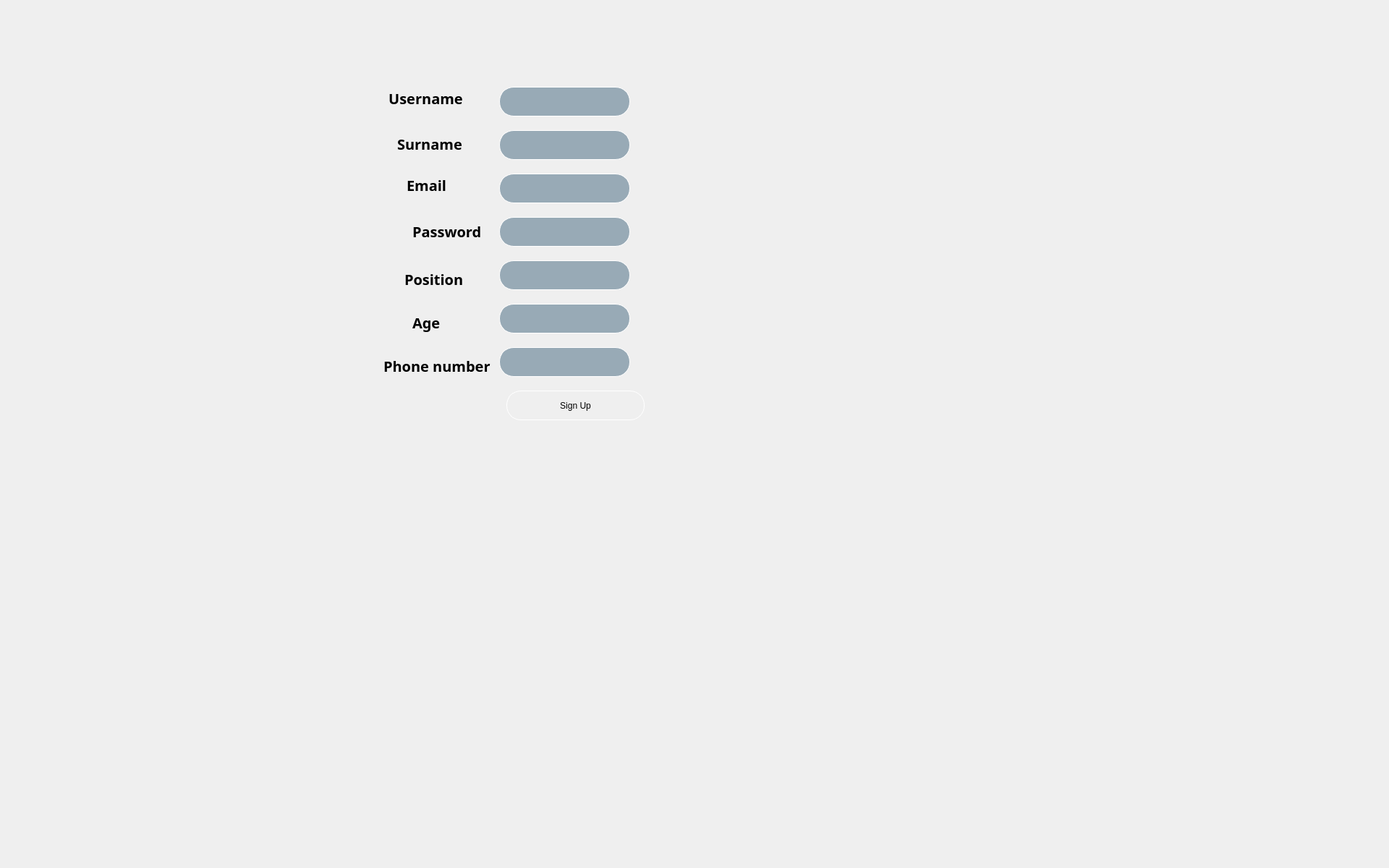
<?xml version="1.0" encoding="UTF-8"?>
<ui version="4.0">
 <class>Login</class>
 <widget class="QMainWindow" name="Login">
  <property name="geometry">
   <rect>
    <x>0</x>
    <y>0</y>
    <width>1920</width>
    <height>1200</height>
   </rect>
  </property>
  <property name="windowTitle">
   <string>MainWindow</string>
  </property>
  <property name="styleSheet">
   <string notr="true">QMainWindow{
	background-image: url(&quot;/Users/aa/Desktop/picture456.jpeg&quot;);
}
</string>
  </property>
  <widget class="QWidget" name="centralwidget">
   <property name="enabled">
    <bool>true</bool>
   </property>
   <property name="styleSheet">
    <string notr="true"/>
   </property>
   <widget class="QLineEdit" name="User_reg">
    <property name="geometry">
     <rect>
      <x>690</x>
      <y>120</y>
      <width>181</width>
      <height>41</height>
     </rect>
    </property>
    <property name="styleSheet">
     <string notr="true">QLineEdit{
	border:1px solid white;
	border-radius:20;
	font-size:18px;
	background-color:rgba(144, 164, 177, 235);
}</string>
    </property>
    <property name="alignment">
     <set>Qt::AlignCenter</set>
    </property>
   </widget>
   <widget class="QLabel" name="label">
    <property name="geometry">
     <rect>
      <x>532</x>
      <y>120</y>
      <width>121</width>
      <height>31</height>
     </rect>
    </property>
    <property name="font">
     <font>
      <family>Gill Sans</family>
      <pointsize>-1</pointsize>
      <bold>true</bold>
     </font>
    </property>
    <property name="styleSheet">
     <string notr="true">QLabel{
	font-family: &quot;Gill Sans&quot;, sans-serif;
	font-size:20px;
}</string>
    </property>
    <property name="text">
     <string> Username</string>
    </property>
   </widget>
   <widget class="QPushButton" name="Sign_up_button">
    <property name="geometry">
     <rect>
      <x>700</x>
      <y>540</y>
      <width>191</width>
      <height>41</height>
     </rect>
    </property>
    <property name="styleSheet">
     <string notr="true">QPushButton {
	border: 1px solid white;
	border-radius:20;
}</string>
    </property>
    <property name="text">
     <string>Sign Up</string>
    </property>
   </widget>
   <widget class="QLineEdit" name="Surname_reg">
    <property name="geometry">
     <rect>
      <x>690</x>
      <y>180</y>
      <width>181</width>
      <height>41</height>
     </rect>
    </property>
    <property name="styleSheet">
     <string notr="true">QLineEdit{
	border:1px solid white;
	border-radius:20;
	font-size:18px;
	background-color:rgba(144, 164, 177, 235);
}</string>
    </property>
    <property name="alignment">
     <set>Qt::AlignCenter</set>
    </property>
   </widget>
   <widget class="QLineEdit" name="Age_reg">
    <property name="geometry">
     <rect>
      <x>690</x>
      <y>300</y>
      <width>181</width>
      <height>41</height>
     </rect>
    </property>
    <property name="styleSheet">
     <string notr="true">QLineEdit{
	border:1px solid white;
	border-radius:20;
	font-size:18px;
	background-color:rgba(144, 164, 177, 235);
}</string>
    </property>
    <property name="alignment">
     <set>Qt::AlignCenter</set>
    </property>
   </widget>
   <widget class="QLineEdit" name="email_reg">
    <property name="geometry">
     <rect>
      <x>690</x>
      <y>240</y>
      <width>181</width>
      <height>41</height>
     </rect>
    </property>
    <property name="styleSheet">
     <string notr="true">QLineEdit{
	border:1px solid white;
	border-radius:20;
	font-size:18px;
	background-color:rgba(144, 164, 177, 235);
}</string>
    </property>
    <property name="alignment">
     <set>Qt::AlignCenter</set>
    </property>
   </widget>
   <widget class="QLineEdit" name="pos_reg">
    <property name="geometry">
     <rect>
      <x>690</x>
      <y>360</y>
      <width>181</width>
      <height>41</height>
     </rect>
    </property>
    <property name="styleSheet">
     <string notr="true">QLineEdit{
	border:1px solid white;
	border-radius:20;
	font-size:18px;
	background-color:rgba(144, 164, 177, 235);
}</string>
    </property>
    <property name="alignment">
     <set>Qt::AlignCenter</set>
    </property>
   </widget>
   <widget class="QLineEdit" name="phone_reg">
    <property name="geometry">
     <rect>
      <x>690</x>
      <y>480</y>
      <width>181</width>
      <height>41</height>
     </rect>
    </property>
    <property name="styleSheet">
     <string notr="true">QLineEdit{
	border:1px solid white;
	border-radius:20;
	font-size:18px;
	background-color:rgba(144, 164, 177, 235);
}</string>
    </property>
    <property name="alignment">
     <set>Qt::AlignCenter</set>
    </property>
   </widget>
   <widget class="QLabel" name="label_7">
    <property name="geometry">
     <rect>
      <x>10</x>
      <y>10</y>
      <width>311</width>
      <height>131</height>
     </rect>
    </property>
    <property name="styleSheet">
     <string notr="true">QLabel {
	background-image: url(&quot;/Users/aa/Desktop/picture/piscart.png&quot;);
	background-position: center;
}</string>
    </property>
    <property name="text">
     <string/>
    </property>
   </widget>
   <widget class="QLabel" name="label_2">
    <property name="geometry">
     <rect>
      <x>549</x>
      <y>183</y>
      <width>121</width>
      <height>31</height>
     </rect>
    </property>
    <property name="font">
     <font>
      <family>Gill Sans</family>
      <pointsize>-1</pointsize>
      <bold>true</bold>
     </font>
    </property>
    <property name="styleSheet">
     <string notr="true">QLabel{
	font-family: &quot;Gill Sans&quot;, sans-serif;
	font-size:20px;
}</string>
    </property>
    <property name="text">
     <string>Surname</string>
    </property>
   </widget>
   <widget class="QLabel" name="label_8">
    <property name="geometry">
     <rect>
      <x>570</x>
      <y>304</y>
      <width>121</width>
      <height>31</height>
     </rect>
    </property>
    <property name="font">
     <font>
      <family>Gill Sans</family>
      <pointsize>-1</pointsize>
      <bold>true</bold>
     </font>
    </property>
    <property name="styleSheet">
     <string notr="true">QLabel{
	font-family: &quot;Gill Sans&quot;, sans-serif;
	font-size:20px;
}</string>
    </property>
    <property name="text">
     <string>Password</string>
    </property>
   </widget>
   <widget class="QLabel" name="label_9">
    <property name="geometry">
     <rect>
      <x>562</x>
      <y>240</y>
      <width>121</width>
      <height>31</height>
     </rect>
    </property>
    <property name="font">
     <font>
      <family>Gill Sans</family>
      <pointsize>-1</pointsize>
      <bold>true</bold>
     </font>
    </property>
    <property name="styleSheet">
     <string notr="true">QLabel{
	font-family: &quot;Gill Sans&quot;, sans-serif;
	font-size:20px;
}</string>
    </property>
    <property name="text">
     <string>Email</string>
    </property>
   </widget>
   <widget class="QLabel" name="label_10">
    <property name="geometry">
     <rect>
      <x>559</x>
      <y>370</y>
      <width>121</width>
      <height>31</height>
     </rect>
    </property>
    <property name="font">
     <font>
      <family>Gill Sans</family>
      <pointsize>-1</pointsize>
      <bold>true</bold>
     </font>
    </property>
    <property name="styleSheet">
     <string notr="true">QLabel{
	font-family: &quot;Gill Sans&quot;, sans-serif;
	font-size:20px;
}</string>
    </property>
    <property name="text">
     <string>Position</string>
    </property>
   </widget>
   <widget class="QLabel" name="label_11">
    <property name="geometry">
     <rect>
      <x>530</x>
      <y>490</y>
      <width>151</width>
      <height>31</height>
     </rect>
    </property>
    <property name="font">
     <font>
      <family>Gill Sans</family>
      <pointsize>-1</pointsize>
      <bold>true</bold>
     </font>
    </property>
    <property name="styleSheet">
     <string notr="true">QLabel{
	font-family: &quot;Gill Sans&quot;, sans-serif;
	font-size:20px;
}</string>
    </property>
    <property name="text">
     <string>Phone number</string>
    </property>
   </widget>
   <widget class="QLineEdit" name="age_reg">
    <property name="geometry">
     <rect>
      <x>690</x>
      <y>420</y>
      <width>181</width>
      <height>41</height>
     </rect>
    </property>
    <property name="styleSheet">
     <string notr="true">QLineEdit{
	border:1px solid white;
	border-radius:20;
	font-size:18px;
	background-color:rgba(144, 164, 177, 235);
}</string>
    </property>
    <property name="alignment">
     <set>Qt::AlignCenter</set>
    </property>
   </widget>
   <widget class="QLabel" name="label_12">
    <property name="geometry">
     <rect>
      <x>570</x>
      <y>430</y>
      <width>121</width>
      <height>31</height>
     </rect>
    </property>
    <property name="font">
     <font>
      <family>Gill Sans</family>
      <pointsize>-1</pointsize>
      <bold>true</bold>
     </font>
    </property>
    <property name="styleSheet">
     <string notr="true">QLabel{
	font-family: &quot;Gill Sans&quot;, sans-serif;
	font-size:20px;
}</string>
    </property>
    <property name="text">
     <string>Age</string>
    </property>
   </widget>
  </widget>
 </widget>
 <resources/>
 <connections/>
</ui>
